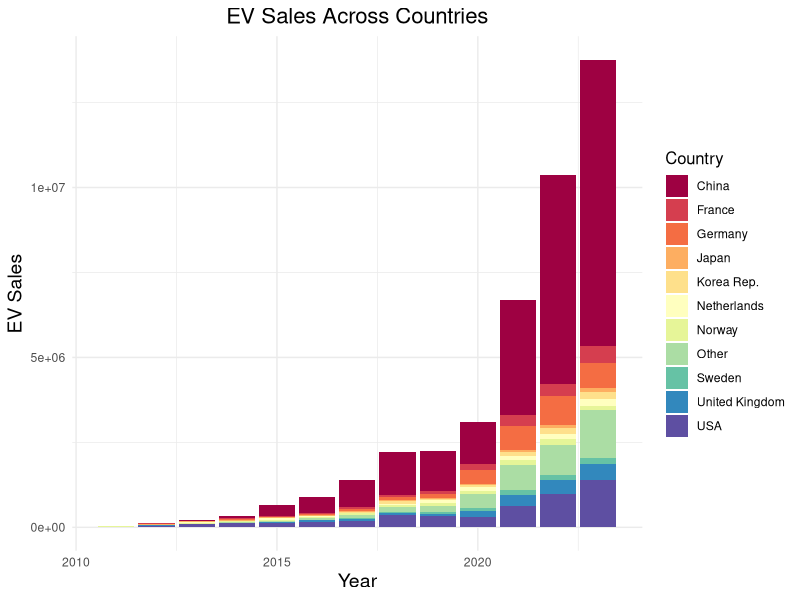

Write the R code that produced this figure.
## ---- chunk 1
knitr::opts_chunk$set(
	echo = FALSE,
	message = FALSE,
	warning = FALSE
)
## ---- chunk 2
library(openxlsx)
library(ggplot2)
library(dplyr)

data <- read.csv("../data/dataset.csv")

# Create a list of the top 10 countries
top_countries <- data %>%
  group_by(country) %>%
  summarize(total_evsales = sum(evsales, na.rm = TRUE)) %>%
  arrange(desc(total_evsales)) %>%
  slice(1:10) %>%
  pull(country)  # Extract the country names

# Aggregate the remaining countries as "Other"
aggregated_data <- data %>%
  mutate(country = ifelse(country %in% top_countries, country, "Other")) %>%
  group_by(year, country) %>%
  summarize(evsales = sum(evsales, na.rm = TRUE), .groups = "drop")
## ---- chunk 3
ggplot(aggregated_data, aes(x = year, y = evsales, fill = country)) +
  geom_bar(stat = "identity", position = "stack") +
  labs(
    title = "EV Sales Across Countries",
    x = "Year",
    y = "EV Sales",
    fill = "Country"
  ) +
  scale_fill_brewer(palette = "Spectral") +
  theme_minimal() +
  theme(
    plot.title = element_text(hjust = 0.5, size = 16),
    axis.title = element_text(size = 14),
    legend.title = element_text(size = 12)
  )
